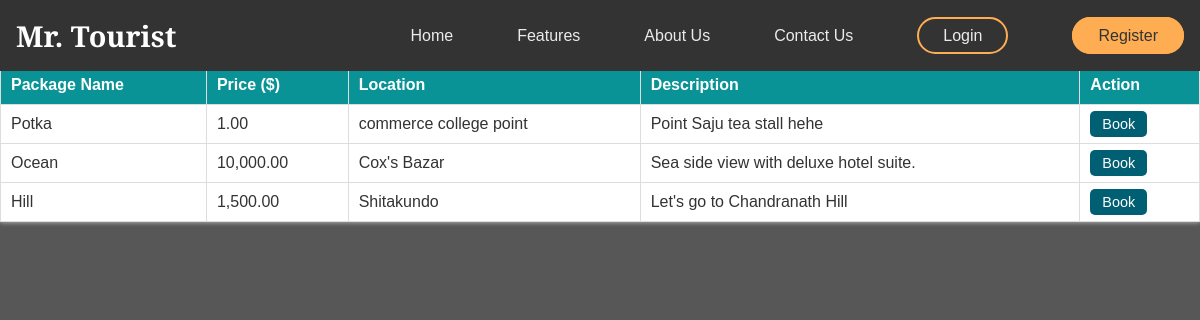
/view_package.php, run on the app's committed database.
### tables this page shows
CREATE TABLE `packages` (
  `package_id` int(11) NOT NULL,
  `package_name` varchar(100) DEFAULT NULL,
  `price` decimal(10,2) DEFAULT NULL,
  `description` text DEFAULT NULL,
  `location` text DEFAULT NULL
);

### view_package.php (the view, shortened to what this page needs)
<?php
$host = "localhost";
$user = "root";
$pass = "";
$db = "tourist";
$conn = new mysqli($host, $user, $pass, $db);
$packages_result = $conn->query("SELECT * FROM packages ORDER BY package_id ASC");
?>
<!DOCTYPE html>
<html lang="en">
<head>
    <link rel="stylesheet" href="style.css" />
</head>
<body>
    <nav>
        <div class="nav__logo"><a href="index.php">Mr. Tourist</a></div>
        <div class="nav__container">
            <ul class="nav__links">
                <li class="link"><a href="index.php">Home</a></li>
                <li class="link"><a href="features.php">Features</a></li>
                <li class="link"><a href="about.php">About Us</a></li>
                <li class="link"><a href="contact.php">Contact Us</a></li>
                <?php if (isset($_SESSION['username'])): ?>
                    <li class="link"><a href="profile.php"><?php echo htmlspecialchars($_SESSION['username']); ?></a></li>
                    <li class="link"><a href="logout.php" class="nav-btn">Logout</a></li>
                <?php else: ?>
                    <li class="link"><a href="login.php" class="nav-btn">Login</a></li>
                    <li class="link"><a href="register.php" class="nav-btn register">Register</a></li>
                <?php endif; ?>
            </ul>
        </div>
    </nav>
    <h1>View Tourism Packages</h1>
    <div class="section">
        <h2>Available Packages</h2>
        <table>
            <thead>
                <tr>
                    <th>Package Name</th>
                    <th>Price ($)</th>
                    <th>Location</th>
                    <th>Description</th>
                    <th>Action</th>
                </tr>
            </thead>
            <tbody>
                <?php while ($package = $packages_result->fetch_assoc()): ?>
                    <tr>
                        <td><?= htmlspecialchars($package['package_name']) ?></td>
                        <td><?= number_format($package['price'], 2) ?></td>
                        <td><?= htmlspecialchars($package['location']) ?></td>
                        <td><?= htmlspecialchars($package['description']) ?></td>
                        <td>
                            <?php if (isset($_SESSION['user_id'])): ?>
                                <a href="booking_form.php?package_id=<?= $package['package_id'] ?>" class="book-btn">Book</a>
                            <?php else: ?>
                                <a href="login.php" class="book-btn">Book</a>
                            <?php endif; ?>
                        </td>
                    </tr>
                <?php endwhile; ?>
            </tbody>
        </table>
    </div>
</body>
</html>

### style.css (style rules this page uses)
:root { --primary-color: #fead53; --text-dark: #333333; --text-light: rgba(255, 255, 255, 0.9); --extra-light: #f3f4f6; --max-width: 1300px; --transition: all 0.3s ease; }
* { padding: 0; margin: 0; box-sizing: border-box; }
html, body { width: 100%; height: 100%; overflow-x: hidden; }
a { text-decoration: none; }
body { font-family: "Poppins", sans-serif; min-height: 100vh; background-image: linear-gradient(rgba(0, 0, 0, 0.65), rgba(0, 0, 0, 0.65)), url("images/i1.jpg"); background-position: center; background-size: cover; background-repeat: no-repeat; background-attachment: fixed; width: 100%; position: relative; }
nav { position: fixed; top: 0; left: 0; width: 100%; padding: 1.5rem 2rem; background: rgba(0, 0, 0, 0.8); backdrop-filter: blur(10px); z-index: 999; display: flex; justify-content: space-between; align-items: center; }
.nav__container { display: flex; align-items: center; justify-content: space-between; gap: 2rem; }
.nav__logo a { font-size: 1.8rem; font-weight: 600; color: var(--primary-color); font-family: "Playfair Display", serif; }
.nav__links { list-style: none; display: flex; align-items: center; gap: 2rem; }
.nav__links .link a { font-size: 1rem; font-weight: 500; color: var(--text-light); transition: var(--transition); }
.nav-btn { padding: 0.5rem 1.5rem; border-radius: 50px; border: 2px solid var(--primary-color); }
.nav-btn.register { background-color: var(--primary-color); color: var(--text-dark) !important; }
body { font-family: 'Arial', sans-serif; background-color: #f9f9fb; margin: 0; padding: 0; }
nav { background-color: #333; padding: 1rem; position: fixed; width: 100%; top: 0; left: 0; z-index: 1000; }
.nav__logo a { color: #fff; font-size: 1.8rem; text-decoration: none; font-weight: bold; }
.nav__links { list-style: none; padding: 0; display: flex; justify-content: flex-end; }
.nav__links .link { margin-left: 2rem; }
.nav__links a { color: #fff; text-decoration: none; font-size: 1rem; }

### view_package.php (style rules this page uses)
body { font-family: Arial, sans-serif; margin: 20px; background: #f4f6f8; color: #333; }
h1 { color: #005f73; }
table { width: 100%; border-collapse: collapse; margin-bottom: 30px; background: #fff; box-shadow: 0 0 5px #ccc; }
th, td { padding: 10px; border: 1px solid #ddd; text-align: left; }
th { background: #0a9396; color: #fff; }
a.book-btn { color: white; background-color: #005f73; padding: 5px 12px; border-radius: 5px; text-decoration: none; font-size: 0.9rem; }
.nav__container { display: flex; align-items: center; justify-content: space-between; gap: 2rem; }
.nav__logo a { font-size: 1.8rem; font-weight: 600; color: var(--primary-color); font-family: "Playfair Display", serif; }
.nav__links { list-style: none; display: flex; align-items: center; gap: 2rem; }
.nav__container .nav__links .link a { font-size: 1rem; font-weight: 500; color: var(--text-light); transition: var(--transition); }

### data on the page
packages: package_name "Potka", price "1.00", location "commerce college point", description "Point Saju tea stall hehe"
packages: package_name "Ocean", price "10,000.00", location "Cox's Bazar", description "Sea side view with deluxe hotel suite."
packages: package_name "Hill", price "1,500.00", location "Shitakundo", description "Let's go to Chandranath Hill"
